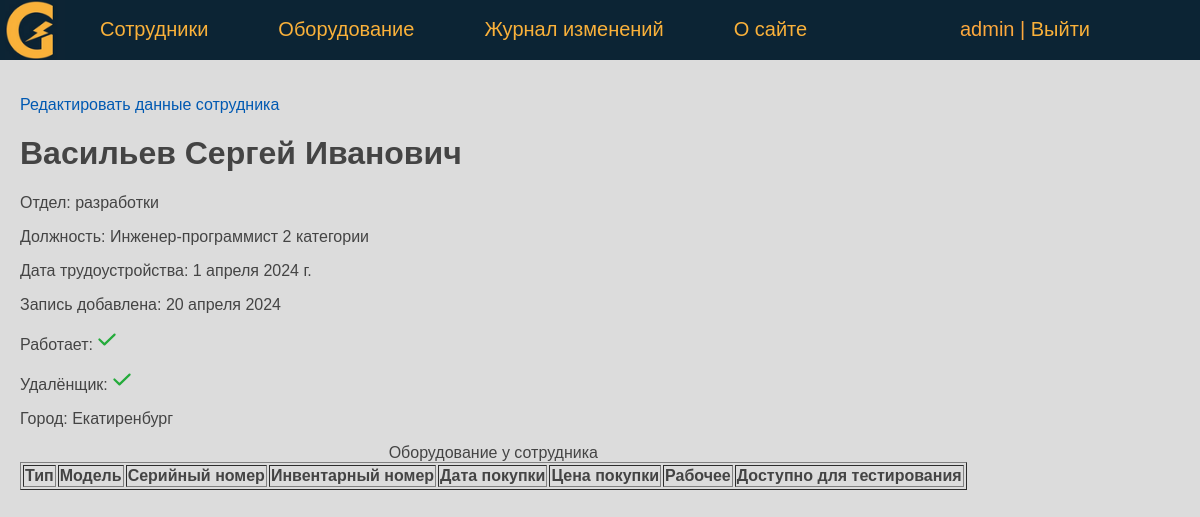
Before: /person/vasilev2/ (signed in) with the older database file.
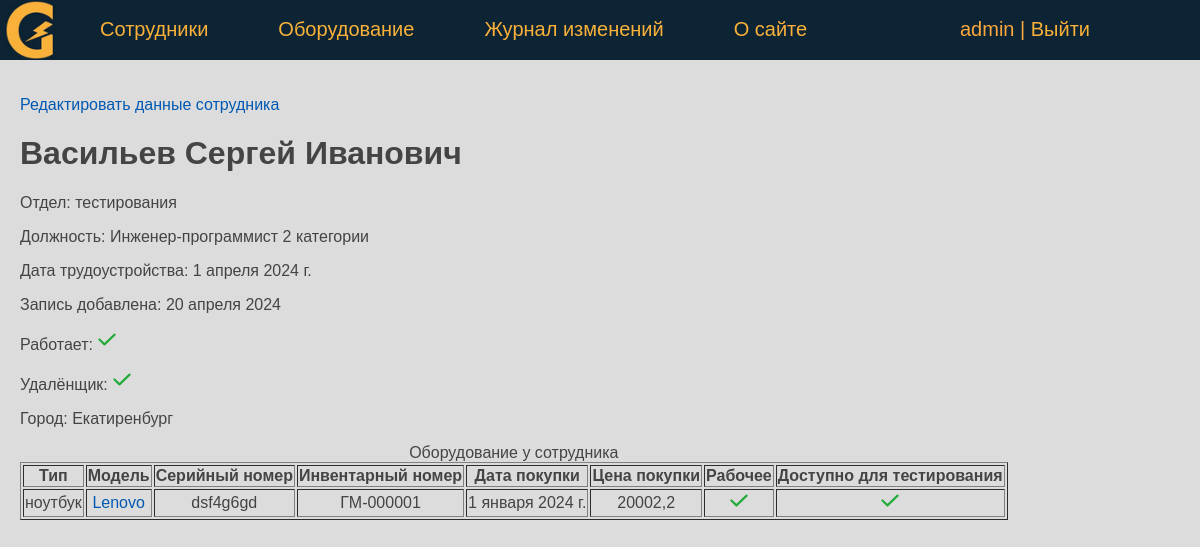
After: the same page with the newer database file.
### eqlog/models.py (models this page shows, shortened)
class Person(models.Model):
    last_name = models.CharField(verbose_name='Фамилия', max_length=50)
    first_name = models.CharField(verbose_name='Имя', max_length=50)
    middle_name = models.CharField(verbose_name='Отчество', max_length=50)
    department = models.ForeignKey('Department', on_delete=models.PROTECT, verbose_name='Отдел', related_name='get_persons')
    job_title = models.CharField(verbose_name='Должность', max_length=50)
    jobing_at = models.DateField(verbose_name='Дата трудоустройства', default=date(2024, 1, 1))
    created_at = models.DateTimeField(verbose_name='Дата создания', auto_now_add=True)
    updated_at = models.DateTimeField(verbose_name='Дата изменения', auto_now=True)
    remote = models.BooleanField(verbose_name='Удаленщик', default=False)
    is_working = models.BooleanField(verbose_name='Работает', default=True)
    city = models.CharField(verbose_name='Город', max_length=50, default='Москва')
    slug = AutoSlugField(populate_from='last_name', max_length=255, unique=True, db_index=True)
    user = models.ForeignKey(User, verbose_name='Пользователь', on_delete=models.DO_NOTHING, null=True)
    objects = models.Manager()
    class Meta:
        verbose_name = 'Сотрудник'
        verbose_name_plural = 'Сотрудники'
        ordering = ['last_name', 'first_name']

class Department(models.Model):
    name = models.CharField(verbose_name='Отдел', max_length=50)
    objects = models.Manager()
    def __str__(self):
        return self.name
    class Meta:
        verbose_name = 'Отдел'
        verbose_name_plural = 'Отделы'

class Equipment(models.Model):
    type = models.CharField(verbose_name='Тип оборудования', max_length=50)
    model = models.CharField(verbose_name='Модель', max_length=50)
    serial_number = models.CharField(verbose_name='Серийный номер', max_length=50)
    id_number = models.CharField(verbose_name='Инвентарный номер', max_length=10, unique=True)
    sale_date = models.DateField(verbose_name='Дата покупки', default=date(2024, 1, 1))
    price = models.FloatField(verbose_name='Цена покупки', max_length=10)
    is_working = models.BooleanField(verbose_name='Работает', default=True)
    testing = models.BooleanField(verbose_name='Доступно для тестирования', default=False)
    description = models.TextField(verbose_name='Описание')
    created_at = models.DateTimeField(verbose_name='Дата создания', auto_now_add=True)
    updated_at = models.DateTimeField(verbose_name='Дата изменения', auto_now=True)
    person = models.ForeignKey('Person', on_delete=models.PROTECT, verbose_name='Сотрудник', related_name='get_equipments')
    slug = AutoSlugField(populate_from='id_number', max_length=255, unique=True, db_index=True)
    user = models.ForeignKey(User, verbose_name='Пользователь', on_delete=models.DO_NOTHING, null=True)
    objects = models.Manager()
    def get_absolute_url(self):
        return reverse('equipment', kwargs={'equip_slug': self.slug})
    class Meta:
        verbose_name = 'Оборудование'
        verbose_name_plural = 'Оборудование'
        ordering = ['type', 'model']

### eqlog/views.py (the view)
# urls.py: path('person/<slug:pers_slug>/', ShowPerson.as_view(), name='person'),
class ShowPerson(DataMixin, DetailView):
    model = Person
    template_name = 'eqlog/person.html'
    slug_url_kwarg = 'pers_slug'
    context_object_name = 'ps'
    def get_context_data(self, *, object_list=None, **kwargs):
        context = super().get_context_data(**kwargs)
        auth = self.request.user.is_authenticated
        c_def = self.get_user_context(title='Главная страница', auth=auth)
        person: Persons = context['object']
        context.update({"equipments": person.get_equipments.all()})
        return {**context, **c_def}

### eqlog/utils.py (called while the page is built)
    def get_user_context(self, **kwargs):
        context = kwargs
        context['menu'] = menu
        return context

### eqlog/templates/eqlog/person.html
{% extends 'eqlog/base.html' %}
{% block content %}
    {% if auth %}
        <p><a href="{% url 'update_person' ps.id %}">Редактировать данные сотрудника</a> </p>
        <h1>{{ ps.last_name }} {{ ps.first_name }} {{ ps.middle_name }}</h1>
        <p>Отдел: {{ ps.department }} </p>
        <p>Должность: {{ ps.job_title }}</p>
        <p>Дата трудоустройства: {{ ps.jobing_at }}</p>
        <p>Запись добавлена: {{ ps.created_at | date:"d E Y" }}</p>
        <p class="mark {% if ps.is_working %} mark_tick {% endif %}"> Работает: </p>
        <p class="mark {% if ps.remote %} mark_tick {% endif %}"> Удалёнщик: </p>
        <p >Город: {{ ps.city }}</p>
        <table border="1">
            <caption>Оборудование у сотрудника </caption>
                <tr>
                    <th>Тип</th>
                    <th>Модель</th>
                    <th>Серийный номер</th>
                    <th>Инвентарный номер</th>
                    <th>Дата покупки</th>
                    <th>Цена покупки</th>
                    <th>Рабочее</th>
                    <th>Доступно для тестирования</th>
               </tr>
                {% for e in equipments %}
                    <tr>
                        <td>{{ e.type }}</td>
                        <td><a href="{{ e.get_absolute_url }}"> {{ e.model }}</a></td>
                        <td>{{ e.serial_number }}</td>
                        <td>{{ e.id_number }}</td>
                        <td>{{ e.sale_date }}</td>
                        <td>{{ e.price }}</td>
                        <td class="mark {% if e.is_working %} mark_tick {% endif %}"> </td>
                        <td class="mark {% if e.testing %} mark_tick {% endif %}"> </td>
                    </tr>
                {% endfor %}
        </table>
    {% endif %}
{% endblock %}

### eqlog/templates/eqlog/base.html (shortened to what this page needs)
<!DOCTYPE html>
{% load static %}
<html>
<head>
    <link type="text/css" href="/static/eqlog/css/styles.css" rel="stylesheet" />
</head>
<body bgcolor="#DCDCDC">
    {% block mainmenu %}
    <header class="header">
    <ul id="mainmenu" class="mainmenu">
        <li class="logo">
            <a href="{% url 'home' %}"><div class="logo"></div></a>
        </li>
        {% for m in menu %}
            <li><a href="{% url m.url_name %}"> {{ m.title }} </a></li>
        {% endfor %}
        <li class="last">
            {% if request.user.is_authenticated %}
                <li class="last"> {{user.username}} | <a href="{% url 'logout' %}">Выйти</a> </li>
            {% else %}
                <li class="last"><a href="{% url 'login' %}">Войти</a> </li>
            {% endif %}
        </li>
    </ul>
    </header>
    {% endblock mainmenu %}
    <main>
        {% block content %}
        {% endblock content %}
    </main>
</body>
</html>

### eqlog/static/eqlog/css/styles.css (style rules this page uses)
body { font-family: 'Arial'; margin: 0; padding: 0; height: 100%; width: 100%; color: #444; }
a { color: #0059b2; text-decoration: none; }
.header { background: #0c2434; height: 60px; }
main { padding: 20px; }
.logo { background: url('../images/logo_home.png') no-repeat 0px 0px; background-size: contain; background-position: center; width: 70px; height: 60px; }
ul.mainmenu { list-style: none; margin: 0; padding: 0; height: 60px; color: #FDA83D; font-size: 20px; overflow: hidden; }
ul.mainmenu li { float: left; margin: 18px 40px 0 30px; }
ul.mainmenu li.logo { margin: 0; }
ul.mainmenu li.last { float: right; }
ul.mainmenu li a { color: #fab13a; text-decoration: none; }
.mark::after { display: inline-block; content: ""; width: 20px; height: 20px; background-image: url('../images/cross.svg'); background-position: center; background-size: contain; background-repeat: no-repeat; }
.mark_tick::after { background-image: url('../images/tick.svg'); }
td { text-align: center; }

Changed rows visible on the page:
changed Person "Васильев": department "разработки" → "тестирования"
now on this page (row edited): Equipment: type "ноутбук", model "Lenovo", serial_number "dsf4g6gd", id_number "ГM-000001", sale_date "1 января 2024 г.", price "20002,2", is_working True (drawn), testing True (drawn)
